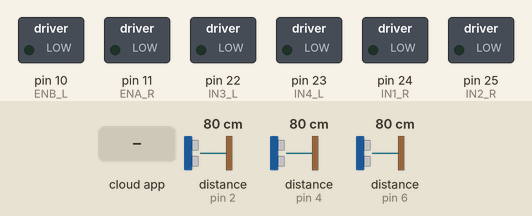
The sketch below on a simulated Arduino Mega 2560, built with avr-gcc and run on an emulated ATmega2560. Shown: switched loads named in the sketch (green lamp = pin HIGH). Wiring (inferred from the names in the program): 3 × ultrasonic range finder: trigger pin 3, echo pin 2 / trigger pin 5, echo pin 4 / trigger pin 7, echo pin 6. Inputs (shaded band) come from the test bench; at power-on: distance to the obstacle (sensors on pin 2, pin 4, pin 6) 80 cm. The echo pulse lasts 58.3 µs per cm; the ROS host is connected and sends only what is stated; pins used as bus, display or sensor lines are not drawn.

Above: at 1.2 s.
1.3 s: the phone or cloud app sets linear.x to -100
At 2.4 s:
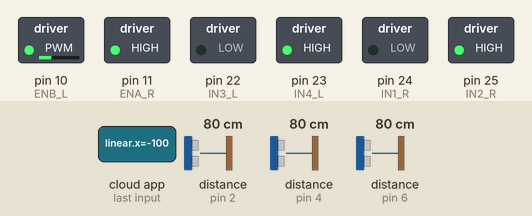
2.8 s: the phone or cloud app sets angular.z to -100
At 3.3 s:
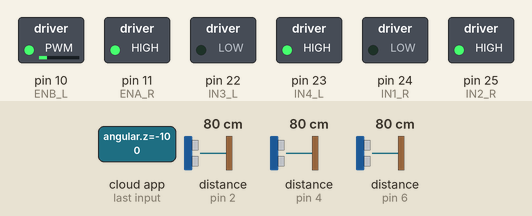
4.3 s: the phone or cloud app sets linear.x to 0
At 5.0 s:
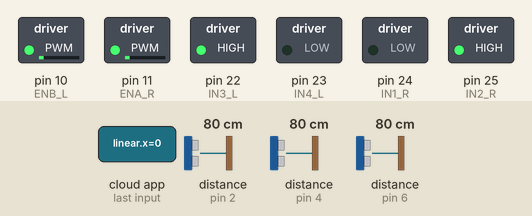
5.8 s: the phone or cloud app sets angular.z to 100
At 7.0 s:
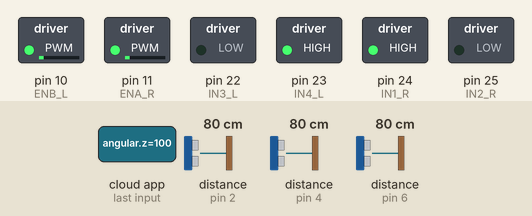
7.3 s: the phone or cloud app sets linear.x to 100
At 8.0 s:
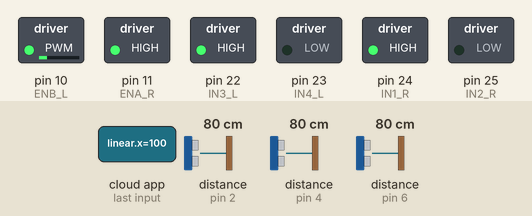
8.8 s: the phone or cloud app sets angular.z to 0
At 9.7 s:
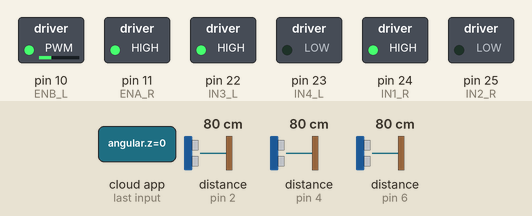
Timing chart, 0 to 11.3 s (numbered marks = the images above; inputs shaded):
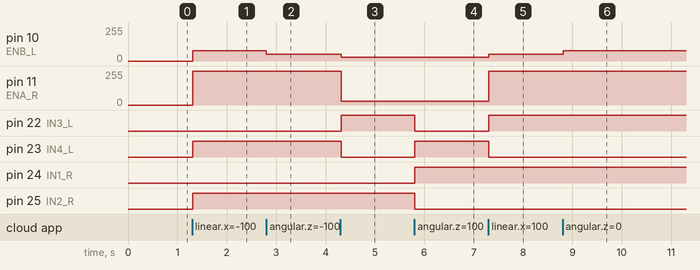

The sketch:

Obstacle_Avoidance_official1.ino
```cpp
#include <ArduinoHardware.h>
#include <SimpleKalmanFilter.h>
#include <ros.h>
#include <ros/time.h>
#include <sensor_msgs/Range.h>
#include <geometry_msgs/Twist.h>

ros::NodeHandle nh;

//--------------------define motors's var and funct -------------------
#define ENB_L 10
#define IN3_L 22
#define IN4_L 23
#define ENA_R 11
#define IN1_R 24
#define IN2_R 25
double w_r=0, w_l=0;
//wheel_rad is the wheel radius ,wheel_sep is distance between 2 wheels.
double wheel_rad = 0.03, wheel_sep = 0.17;
double speed_ang=0, speed_lin=0;
void messageCb( const geometry_msgs::Twist& msg){
  speed_ang = msg.angular.z;
  speed_lin = msg.linear.x;

  w_r = (speed_lin/wheel_rad) + ((speed_ang*wheel_sep)/(2.0*wheel_rad));  //rad/s
  w_l = (speed_lin/wheel_rad) - ((speed_ang*wheel_sep)/(2.0*wheel_rad));  //rad/s

}

ros::Subscriber<geometry_msgs::Twist> sub("/cmd_vel", &messageCb );
void Motors_init();
void MotorL(int Pulse_Width1);
void MotorR(int Pulse_Width2);

//------------------Define sensors's var and funct ---------------
#define MAX_RANGE 2.0
#define MIN_RANGE 0.02
#define MAX_DISTANCE 200     //Max distance to detect obstacles. (cm)
#define SONAR_NUM 3          //The number of sensors.
#define echoPinLeft 2
#define trigPinLeft 3

#define echoPinCenter 4
#define trigPinCenter 5

#define echoPinRight 6
#define trigPinRight 7
uint8_t leftSensor;             //Store raw sensor's value.
uint8_t centerSensor;
uint8_t rightSensor;

uint8_t leftSensorKalman;             //Store kalman sensor's value.
uint8_t centerSensorKalman;
uint8_t rightSensorKalman;

void Sensors_init();
void sensorCycle();
uint8_t PingSonar(int trigPin, int echoPin);

SimpleKalmanFilter KF_Left(2, 2, 0.01);
SimpleKalmanFilter KF_Center(2, 2, 0.01);
SimpleKalmanFilter KF_Right(2, 2, 0.01);

//looping the sensors
void sensorCycle() {
  leftSensor = PingSonar(3,2);
//  delay(30);
  centerSensor = PingSonar(5,4);
//  delay(30);
  rightSensor = PingSonar(7,6);
}

//Apply Kalman Filter to sensor reading.
void applyKF() {
  leftSensorKalman = KF_Left.updateEstimate(leftSensor);
  centerSensorKalman = KF_Center.updateEstimate(centerSensor);
  rightSensorKalman = KF_Right.updateEstimate(rightSensor);
}

void sensor_msg_init(sensor_msgs::Range &range_name, char *frame_id_name)
{
  range_name.radiation_type = sensor_msgs::Range::ULTRASOUND;
  range_name.header.frame_id = frame_id_name;
  range_name.field_of_view = 0.26;
  range_name.min_range = MIN_RANGE;
  range_name.max_range = MAX_RANGE;
}

//Create three instances for range messages.
sensor_msgs::Range range_left;
sensor_msgs::Range range_center;
sensor_msgs::Range range_right;

//Create publisher onjects for all sensors
ros::Publisher pub_range_left("/robot/sonar_sensor/link_sonar_left", &range_left);
ros::Publisher pub_range_center("/robot/sonar_sensor/link_sonar_center", &range_center);
ros::Publisher pub_range_right("/robot/sonar_sensor/link_sonar_right", &range_right);

void setup(){
//  Serial.begin(9600);
 Sensors_init();
 Motors_init();
 nh.initNode();
 nh.advertise(pub_range_left);
 nh.advertise(pub_range_center);
 nh.advertise(pub_range_right);
 nh.subscribe(sub);
}
void loop(){
    MotorL(w_l*10);
    MotorR(w_r*10);

    sensorCycle();
    applyKF();
    range_left.range   = leftSensorKalman*0.01;
    range_center.range = centerSensorKalman*0.01;
    range_right.range  = rightSensorKalman*0.01;

    range_left.header.stamp = nh.now();
    range_center.header.stamp = nh.now();
    range_right.header.stamp = nh.now();

    pub_range_left.publish(&range_left);
    pub_range_center.publish(&range_center);
    pub_range_right.publish(&range_right);

  nh.spinOnce();
}
void Motors_init(){
 pinMode(ENB_L, OUTPUT);
 pinMode(ENA_R, OUTPUT);
 pinMode(IN3_L, OUTPUT);
 pinMode(IN4_L, OUTPUT);
 pinMode(IN1_R, OUTPUT);
 pinMode(IN2_R, OUTPUT);
 digitalWrite(ENB_L, LOW);
 digitalWrite(ENA_R, LOW);
 digitalWrite(IN3_L, LOW);
 digitalWrite(IN4_L, LOW);
 digitalWrite(IN1_R, LOW);
 digitalWrite(IN2_R, LOW);
}

void MotorL(int Pulse_Width1){
 if (Pulse_Width1 > 0){
     analogWrite(ENB_L, Pulse_Width1);
     digitalWrite(IN3_L, HIGH);
     digitalWrite(IN4_L, LOW);
 }
 if (Pulse_Width1 < 0){
     Pulse_Width1=abs(Pulse_Width1);
     analogWrite(ENB_L, Pulse_Width1);
     digitalWrite(IN3_L, LOW);
     digitalWrite(IN4_L, HIGH);
 }
 if (Pulse_Width1 == 0){
     analogWrite(ENB_L, Pulse_Width1);
     digitalWrite(IN3_L, LOW);
     digitalWrite(IN4_L, LOW);
 }
}
void MotorR(int Pulse_Width2){
 if (Pulse_Width2 > 0){
     analogWrite(ENA_R, Pulse_Width2);
     digitalWrite(IN1_R, HIGH);
     digitalWrite(IN2_R, LOW);
 }
 if (Pulse_Width2 < 0){
     Pulse_Width2=abs(Pulse_Width2);
     analogWrite(ENA_R, Pulse_Width2);
     digitalWrite(IN1_R, LOW);
     digitalWrite(IN2_R, HIGH);
 }
 if (Pulse_Width2 == 0){
     analogWrite(ENA_R, Pulse_Width2);
     digitalWrite(IN1_R, LOW);
     digitalWrite(IN2_R, LOW);
 }
}
//------------Init sensor-----------
void Sensors_init(){
  pinMode(trigPinLeft, OUTPUT);
  pinMode(echoPinLeft, INPUT);
  pinMode(trigPinCenter, OUTPUT);
  pinMode(echoPinCenter, INPUT);
  pinMode(trigPinRight, OUTPUT);
  pinMode(echoPinRight, INPUT);

  sensor_msg_init(range_left, "link_sonar_left");
  sensor_msg_init(range_center, "link_sonar_center");
  sensor_msg_init(range_right, "link_sonar_right");
}
uint8_t PingSonar(int trigPin, int echoPin){
  long duration;
  int distance;
  digitalWrite(trigPin, LOW);
  delayMicroseconds(2);
  // Sets the trigPin HIGH (ACTIVE) for 10 microseconds
  digitalWrite(trigPin, HIGH);
  delayMicroseconds(10);
  digitalWrite(trigPin, LOW);
  // Reads the echoPin, returns the sound wave travel time in microseconds
  duration = pulseIn(echoPin, HIGH);
  // Calculating the distance
  distance = duration * 0.034 / 2; // Speed of sound wave divided by 2 (go and back)
  return distance;
}
```

Measured:
- after the input at 1.3 s, pin 10 (ENB_L): 0/255 → 77/255 at once; pin 11 (ENA_R): 0/255 → 255/255 at once; pin 23 (IN4_L), pin 25 (IN2_R): LOW → HIGH at once
- after the input at 2.8 s, pin 10 (ENB_L): 77/255 → 49/255 at once
- after the input at 4.3 s, pin 10 (ENB_L): 49/255 → 28/255 at once; pin 11 (ENA_R): 255/255 → 28/255 at once; pin 22 (IN3_L): LOW → HIGH at once; pin 23 (IN4_L): HIGH → LOW at once
- after the input at 5.8 s, pin 22 (IN3_L), pin 25 (IN2_R): HIGH → LOW at once; pin 23 (IN4_L), pin 24 (IN1_R): LOW → HIGH at once
- after the input at 7.3 s, pin 10 (ENB_L): 28/255 → 49/255 at once; pin 11 (ENA_R): 28/255 → 255/255 at once; pin 22 (IN3_L): LOW → HIGH at once; pin 23 (IN4_L): HIGH → LOW at once
- after the input at 8.8 s, pin 10 (ENB_L): 49/255 → 77/255 at once
